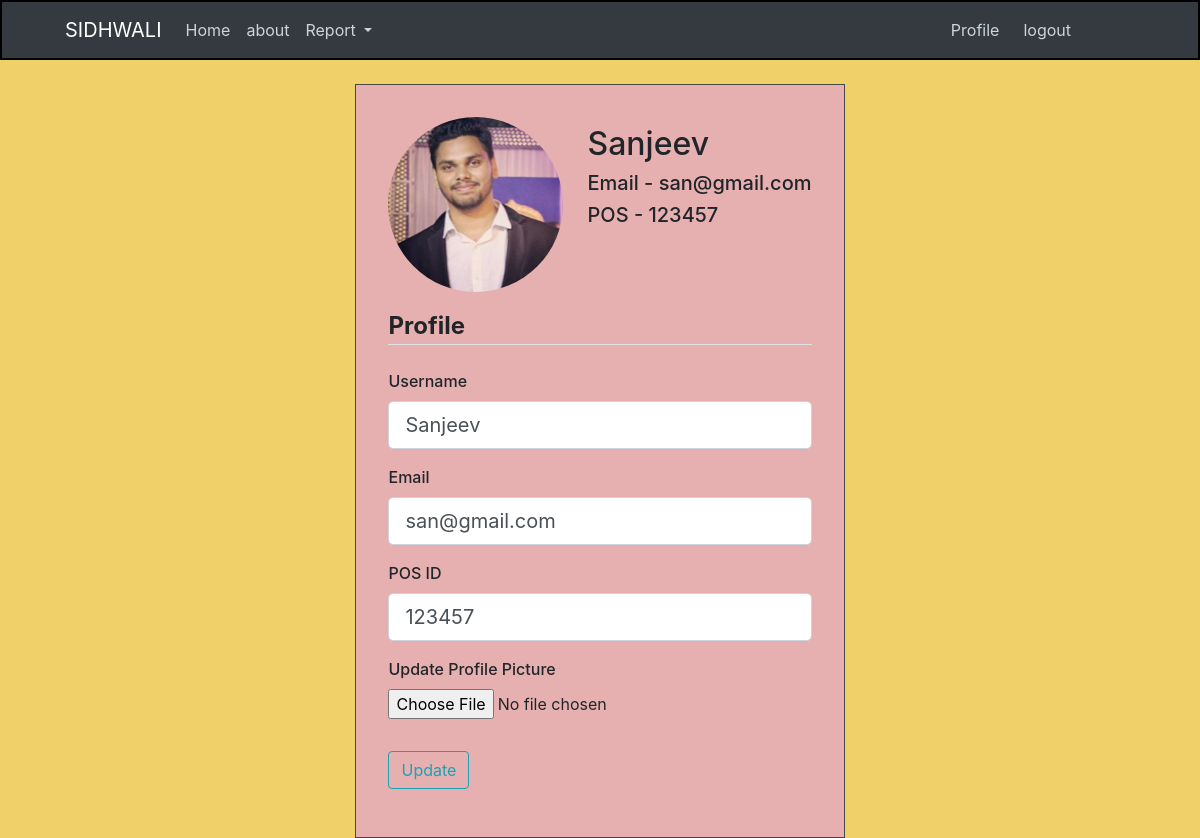
The app's page /profile (signed in) with its own data.
### crm/models.py (models this page shows, shortened)
class User(db.Model, UserMixin):
    id = db.Column(db.Integer, primary_key=True)
    username = db.Column(db.String(20), unique=True, nullable=False)
    email = db.Column(db.String(120), unique=True, nullable=False)
    image_file = db.Column(db.String(20), nullable=False, default="default.jpeg")
    password = db.Column(db.String(20), nullable=False)
    pos_id = db.Column(db.Integer, unique=True, nullable=False)
    hisaab = db.relationship("Hisaab", backref="fos", lazy=True)

### crm/routes.py (the view)
@app.route("/profile", methods=["GET", "POST"])
@login_required
def profile():
    form = UpdateProfileForm()
    if form.validate_on_submit():
        if form.picture.data:
            picture_file = save_picture(form.picture.data)
            current_user.image_file = picture_file
        current_user.username = form.username.data
        current_user.email = form.email.data
        current_user.pos_id = form.pos_id.data
        db.session.commit()
        flash("Your profile has been updated", "success")
        return redirect(url_for("profile"))
    elif request.method == "GET":
        form.username.data = current_user.username
        form.email.data = current_user.email
        form.pos_id.data = current_user.pos_id
    image_file = url_for("static", filename="profile_pics/" + current_user.image_file)
    return render_template(
        "profile.html", title="Profile", image_file=image_file, form=form
    )

### crm/forms.py (shortened to what this page needs)
class UpdateProfileForm(FlaskForm):
    username = StringField(
        "Username", validators=[DataRequired(), Length(min=2, max=20)]
    )
    email = StringField("Email", validators=[DataRequired(), email()])
    pos_id = IntegerField("POS ID", validators=[DataRequired()])
    picture = FileField(
        "Update Profile Picture", validators=[FileAllowed(["jpg", "jpeg", "png"])]
    )
    submit = SubmitField("Update")

### crm/models.py (called while the page is built)
@login_manager.user_loader
def load_user(user_id):
    return User.query.get(int(user_id))

### crm/templates/profile.html (shortened to what this page needs)
{% extends "index.html" %}
{% block content  %}
<div class="d-flex justify-content-center">
   <div class="content-section mt-4">
      <div class="media">
         <img class="rounded-circle account-img mr-4" src="{{ image_file }}">
         <div class="media-body mt-2">
            <h2 class="mt-0">{{ current_user.username }}</h2>
            <h5 class="mt-0">Email - {{ current_user.email }}</h5>
            <h5 class="mt-0">POS - {{ current_user.pos_id }}</h5>
         </div>
      </div>
      <div>
         <form method="POST" action="" enctype="multipart/form-data">
            <fieldset class="form-group">
               <legend class="border-bottom mb-4"><strong>Profile</strong></legend>
               <div class="form-group">
                  {{ form.username.label(class="form-control-label") }}
                  {% if form.username.errors %}
                  {{ form.username(class="form-control form-control-lg is-invalid") }}
                  <div class="invalid-feedback">
                     {% for error in form.username.errors%}
                     <span>{{ error }}</span>
                     {% endfor %}
                  </div>
                  {% else %}
                  {{ form.username(class="form-control form-control-lg") }}
                  {% endif %}
               </div>
               <div class="form-group">
                  {{ form.email.label(class="form-control-label") }}
                  {% if form.email.errors %}
                  {{ form.email(class="form-control form-control-lg is-invalid") }}
                  <div class="invalid-feedback">
                     {% for error in form.email.errors%}
                     <span>{{ error }}</span>
                     {% endfor %}
                  </div>
                  {% else %}
                  {{ form.email(class="form-control form-control-lg") }}
                  {% endif %}
               </div>
               <div class="form-group">
                  {{ form.pos_id.label(class="form-control-label") }}
                  {% if form.pos_id.errors %}
                  {{ form.pos_id(class="form-control form-control-lg is-invalid") }}
                  <div class="invalid-feedback">
                     {% for error in form.pos_id.errors%}
                     <span>{{ error }}</span>
                     {% endfor %}
                  </div>
                  {% else %}
                  {{ form.pos_id(class="form-control form-control-lg") }}
                  {% endif %}
               </div>
               <div class="form-group">
                  {{ form.picture.label() }}
                  {{ form.picture(class="form-control-file") }}
               </div>
            </fieldset>
            <div class="form-group">
               {{ form.submit(class="btn btn-outline-info") }}
            </div>
         </form>
      </div>
   </div>
</div>
{% endblock content %}

### crm/static/main.css (style rules this page uses)
body { background-color: rgb(240, 208, 104); }
.content-section { background-color: rgb(231, 176, 176); border: .5px solid rgb(73, 72, 72); padding: 2rem; font-weight: 500; }
.account-img { height: 175px; width: 175px; margin-right: 20px; margin-bottom: 16px; }

### records on screen
User: username "Sanjeev", email "san@gmail.com", pos_id "123457"
